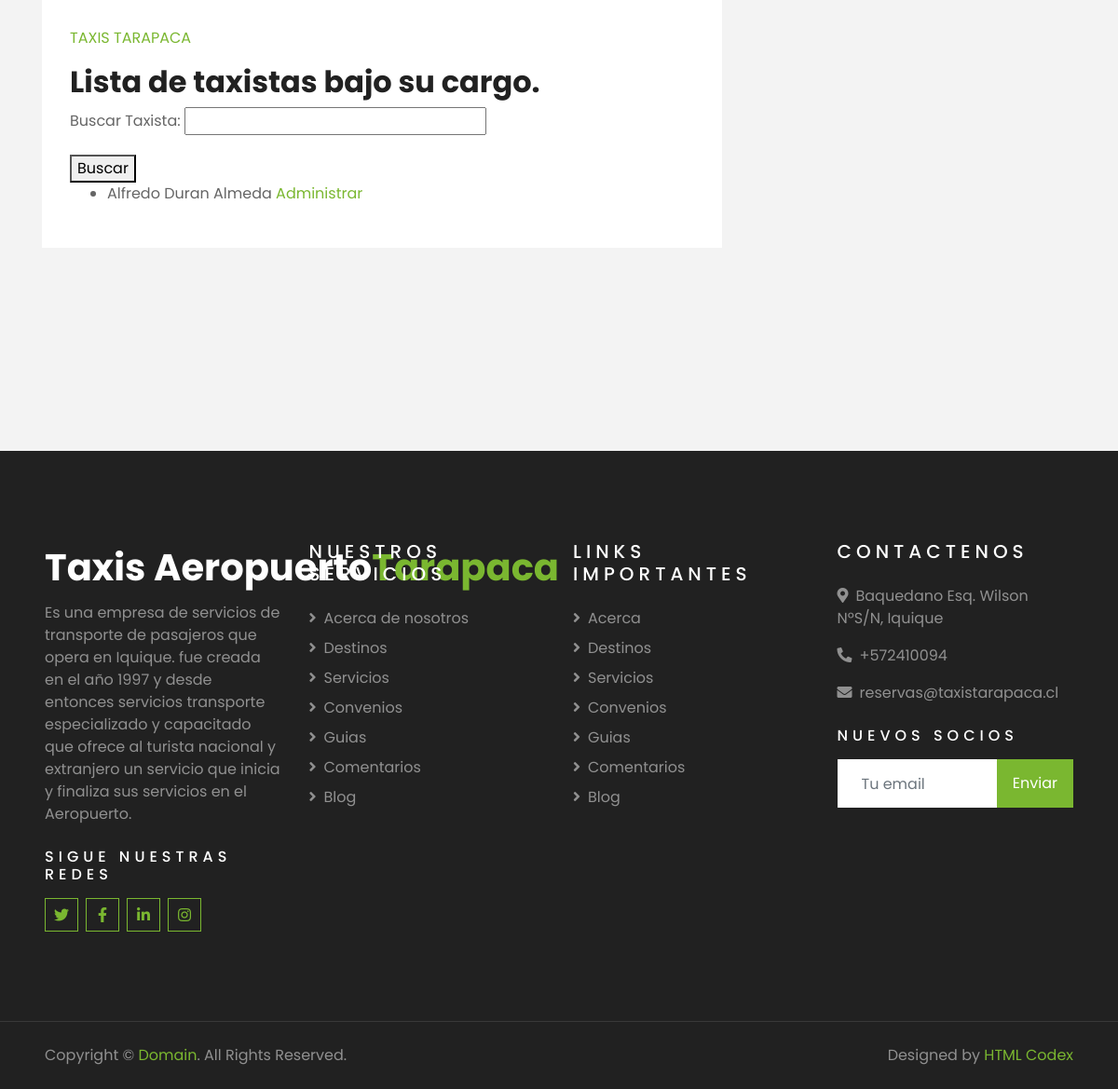
/es/scr_btax/ (signed in, lower part), run on an earlier commit of the app's database.
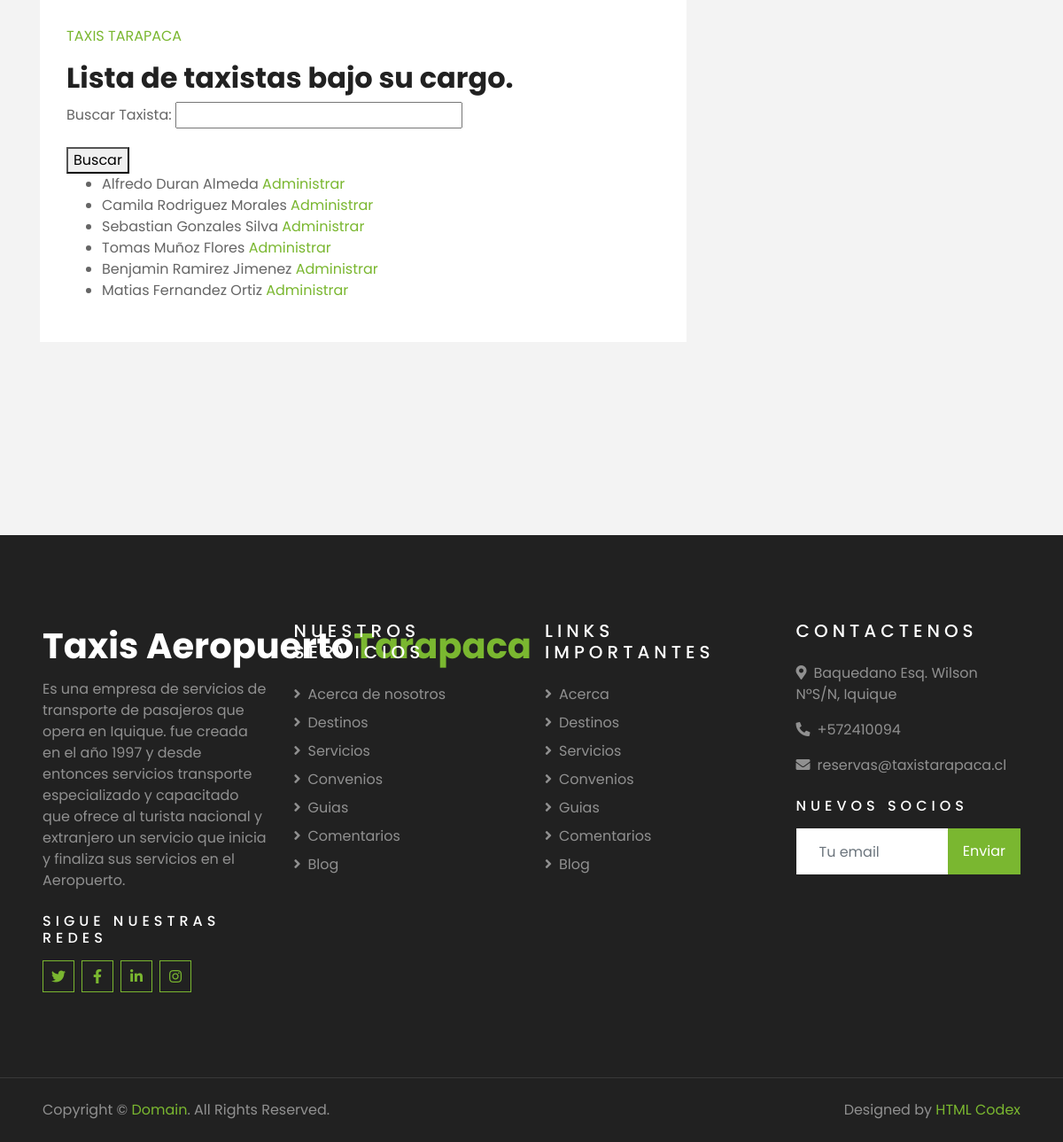
And on a later commit of the database.
### Gestion_viajes/models.py (models this page shows, shortened)
class Taxista(models.Model):
    id = models.AutoField(primary_key=True,unique=True)
    nombre = models.CharField(max_length=54,null=True,blank=True)
    apellido_p = models.CharField(max_length=54,null=True,blank=True)
    apellido_m = models.CharField(max_length=54,null=True,blank=True)
    genero = models.CharField(max_length=54,null=True,blank=True)
    secretaria_encargada = models.ForeignKey(Secretaria,on_delete=models.SET_NULL,null=True,blank=True,default=None)
    run = models.IntegerField(null=True,blank=True)
    dv = models.CharField(max_length=1,null=True,blank=True)
    estado = models.IntegerField(null=True,blank=True)
    deleted_at = models.DateTimeField(null=True,blank=True)
    created_at = models.DateTimeField(null=True,blank=True)

### Gestion_viajes/views.py (the view, shortened to what this page needs)
# urls.py: path("scr_btax/",views.scr_buscar_taxistas,name='scr_buscar_taxistas'),
def scr_buscar_taxistas(request):
    usuario = request.session.get('user',None)
    if usuario is not None:
        if request.method == 'GET':
            form = BusquedaTaxistaForm(request.GET)
            taxistas = None
            if form.is_valid():
                busqueda = form.cleaned_data['busqueda']
                context = {'busqueda_form': form}
                try:
                    taxistas = Taxista.objects.filter(nombre__icontains=busqueda)
                    context = {'busqueda_form': form,'taxistas': taxistas}
                except:
                    taxistas = None
                if taxistas == None or not taxistas :
                    try:
                        taxistas = Taxista.objects.filter(run=busqueda)
                        context = {'busqueda_form': form,'taxistas': taxistas}
                    except:
                        taxistas = None
                if taxistas == None:
                    err = "No se encontro a ningun taxista con la busqueda solicitada."
                    context = {'busqueda_form': form,'error':err}
                return render(request, 'Gestion_viajes/scr_admin_taxistas.html',context)
            else:
                err = "No se encontro a ningun taxista con la busqueda solicitada."
                context = {'busqueda_form': form,'error':err}
                return render(request, 'Gestion_viajes/scr_admin_taxistas.html',context)
        else:
            form = BusquedaTaxistaForm()
            context = {'busqueda_form':form}
            return render(request,'Gestion_viajes/scr_admin_taxistas.html',context)
    else:
        return render(request,'Gestion_viajes/err_frb.html')

### Gestion_viajes/forms.py
class BusquedaTaxistaForm(forms.Form):
    busqueda = forms.CharField(label='Buscar Taxista', max_length=100, required=False)

### Taxis_tarapaca/templates/Gestion_viajes/scr_admin_taxistas.html (shortened to what this page needs)
{% extends "secretarias_page.html" %}
{% load cms_tags %}
{% block content %}
    <div class="taxistas-lista">
        <h2>Lista de taxistas bajo su cargo.</h2>
        <form method="get" action="{% url 'scr_buscar_taxistas' %}">
            {{ busqueda_form.as_p }}
            <button type="submit">Buscar</button>
        </form>
        {% if taxistas %}
            <ul>
                {% for taxista in taxistas %}
                    <li>{{ taxista.nombre }} {{ taxista.apellido_p }} {{ taxista.apellido_m }}
                        <a href = "{% url 'scr_ver_datos_taxista' id_taxista=taxista.id %}">Administrar</a>
                    </li>
                {% endfor %}
            </ul>
        {% else %}
            <p>No hay taxistas registrados.</p>
        {% endif %}
    </div>
{% endblock content %}

What changed in the data, as far as the page shows it:
added Taxista: nombre "Camila", apellido_p "Rodriguez", apellido_m "Morales"
added Taxista: nombre "Sebastian", apellido_p "Gonzales", apellido_m "Silva"
added Taxista: nombre "Tomas", apellido_p "Muñoz", apellido_m "Flores"
added Taxista: nombre "Benjamin", apellido_p "Ramirez", apellido_m "Jimenez"
added Taxista: nombre "Matias", apellido_p "Fernandez", apellido_m "Ortiz"
